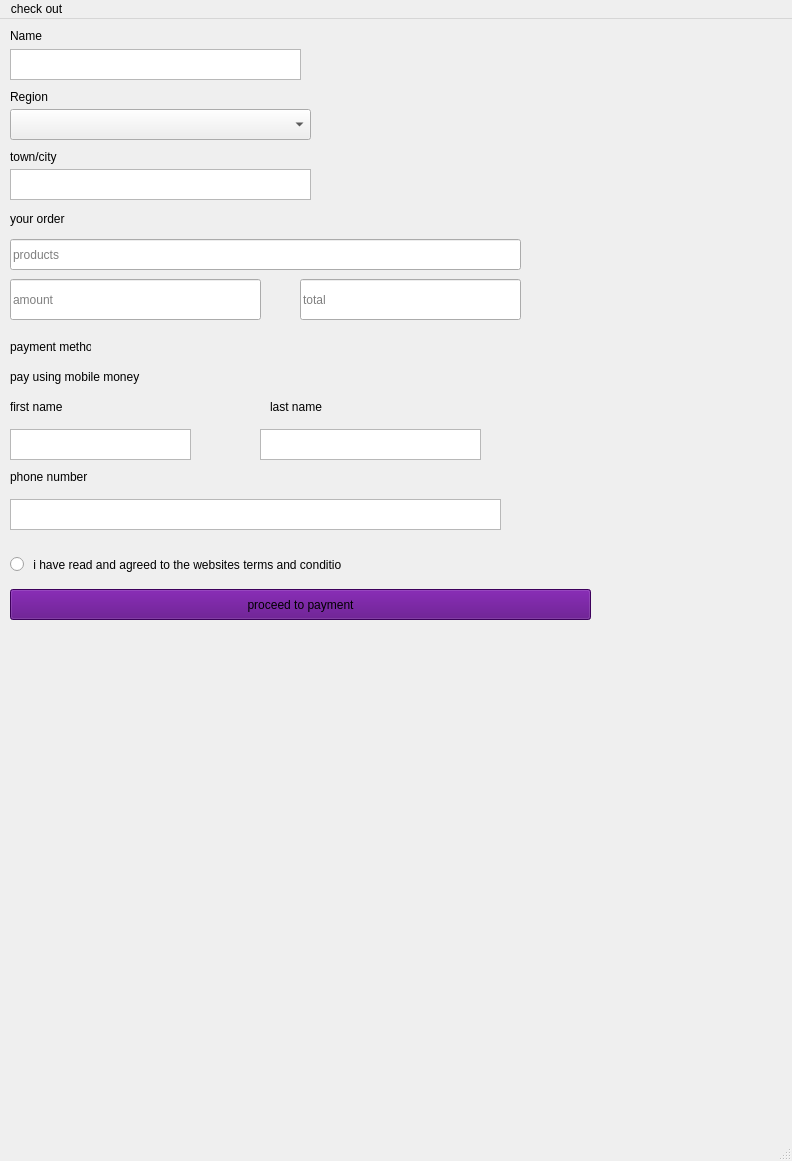
<?xml version="1.0" encoding="UTF-8"?>
<ui version="4.0">
 <class>MainWindow</class>
 <widget class="QMainWindow" name="MainWindow">
  <property name="geometry">
   <rect>
    <x>0</x>
    <y>0</y>
    <width>792</width>
    <height>1161</height>
   </rect>
  </property>
  <property name="windowTitle">
   <string>MainWindow</string>
  </property>
  <widget class="QWidget" name="centralwidget">
   <widget class="QLabel" name="label">
    <property name="geometry">
     <rect>
      <x>50</x>
      <y>190</y>
      <width>47</width>
      <height>13</height>
     </rect>
    </property>
    <property name="text">
     <string/>
    </property>
   </widget>
   <widget class="QLabel" name="label_2">
    <property name="geometry">
     <rect>
      <x>10</x>
      <y>380</y>
      <width>61</width>
      <height>16</height>
     </rect>
    </property>
    <property name="text">
     <string>first name</string>
    </property>
   </widget>
   <widget class="QLabel" name="label_3">
    <property name="geometry">
     <rect>
      <x>270</x>
      <y>380</y>
      <width>71</width>
      <height>16</height>
     </rect>
    </property>
    <property name="text">
     <string>last name</string>
    </property>
   </widget>
   <widget class="QLabel" name="label_5">
    <property name="geometry">
     <rect>
      <x>10</x>
      <y>70</y>
      <width>91</width>
      <height>16</height>
     </rect>
    </property>
    <property name="text">
     <string>Region</string>
    </property>
   </widget>
   <widget class="QLabel" name="label_7">
    <property name="geometry">
     <rect>
      <x>10</x>
      <y>130</y>
      <width>131</width>
      <height>16</height>
     </rect>
    </property>
    <property name="text">
     <string>town/city</string>
    </property>
   </widget>
   <widget class="QTextEdit" name="textEdit_7">
    <property name="geometry">
     <rect>
      <x>10</x>
      <y>150</y>
      <width>301</width>
      <height>31</height>
     </rect>
    </property>
   </widget>
   <widget class="QLabel" name="label_13">
    <property name="geometry">
     <rect>
      <x>10</x>
      <y>190</y>
      <width>91</width>
      <height>20</height>
     </rect>
    </property>
    <property name="text">
     <string>your order</string>
    </property>
   </widget>
   <widget class="QLabel" name="label_14">
    <property name="geometry">
     <rect>
      <x>10</x>
      <y>320</y>
      <width>81</width>
      <height>16</height>
     </rect>
    </property>
    <property name="text">
     <string>payment method</string>
    </property>
   </widget>
   <widget class="QLabel" name="label_18">
    <property name="geometry">
     <rect>
      <x>10</x>
      <y>450</y>
      <width>151</width>
      <height>16</height>
     </rect>
    </property>
    <property name="text">
     <string>phone number</string>
    </property>
   </widget>
   <widget class="QLabel" name="label_19">
    <property name="geometry">
     <rect>
      <x>10</x>
      <y>350</y>
      <width>211</width>
      <height>16</height>
     </rect>
    </property>
    <property name="text">
     <string>pay using mobile money</string>
    </property>
   </widget>
   <widget class="QRadioButton" name="radioButton">
    <property name="geometry">
     <rect>
      <x>10</x>
      <y>530</y>
      <width>331</width>
      <height>31</height>
     </rect>
    </property>
    <property name="text">
     <string> i have read and agreed to the websites terms and conditions</string>
    </property>
   </widget>
   <widget class="QComboBox" name="comboBox">
    <property name="geometry">
     <rect>
      <x>10</x>
      <y>90</y>
      <width>301</width>
      <height>31</height>
     </rect>
    </property>
    <item>
     <property name="text">
      <string/>
     </property>
    </item>
    <item>
     <property name="text">
      <string>bamenda</string>
     </property>
    </item>
    <item>
     <property name="text">
      <string>southwest</string>
     </property>
    </item>
    <item>
     <property name="text">
      <string>centre</string>
     </property>
    </item>
    <item>
     <property name="text">
      <string>adamawa</string>
     </property>
    </item>
    <item>
     <property name="text">
      <string>goundere</string>
     </property>
    </item>
    <item>
     <property name="text">
      <string>yaounde</string>
     </property>
    </item>
    <item>
     <property name="text">
      <string>douala</string>
     </property>
    </item>
   </widget>
   <widget class="QTextEdit" name="textEdit">
    <property name="geometry">
     <rect>
      <x>10</x>
      <y>480</y>
      <width>491</width>
      <height>31</height>
     </rect>
    </property>
   </widget>
   <widget class="QTextEdit" name="textEdit_2">
    <property name="geometry">
     <rect>
      <x>10</x>
      <y>30</y>
      <width>291</width>
      <height>31</height>
     </rect>
    </property>
   </widget>
   <widget class="QTextEdit" name="textEdit_3">
    <property name="geometry">
     <rect>
      <x>10</x>
      <y>410</y>
      <width>181</width>
      <height>31</height>
     </rect>
    </property>
   </widget>
   <widget class="QTextEdit" name="textEdit_4">
    <property name="geometry">
     <rect>
      <x>260</x>
      <y>410</y>
      <width>221</width>
      <height>31</height>
     </rect>
    </property>
   </widget>
   <widget class="QPushButton" name="pushButton">
    <property name="geometry">
     <rect>
      <x>10</x>
      <y>570</y>
      <width>581</width>
      <height>31</height>
     </rect>
    </property>
    <property name="styleSheet">
     <string notr="true">background-color: rgb(85, 0, 127);</string>
    </property>
    <property name="text">
     <string>proceed to payment</string>
    </property>
   </widget>
   <widget class="QLineEdit" name="lineEdit">
    <property name="geometry">
     <rect>
      <x>10</x>
      <y>220</y>
      <width>511</width>
      <height>31</height>
     </rect>
    </property>
    <property name="placeholderText">
     <string>products</string>
    </property>
   </widget>
   <widget class="QLineEdit" name="lineEdit_2">
    <property name="geometry">
     <rect>
      <x>10</x>
      <y>260</y>
      <width>251</width>
      <height>41</height>
     </rect>
    </property>
    <property name="placeholderText">
     <string>amount</string>
    </property>
   </widget>
   <widget class="QLineEdit" name="lineEdit_3">
    <property name="geometry">
     <rect>
      <x>300</x>
      <y>260</y>
      <width>221</width>
      <height>41</height>
     </rect>
    </property>
    <property name="placeholderText">
     <string>total</string>
    </property>
   </widget>
   <widget class="QLabel" name="label_4">
    <property name="geometry">
     <rect>
      <x>10</x>
      <y>10</y>
      <width>47</width>
      <height>13</height>
     </rect>
    </property>
    <property name="text">
     <string>Name</string>
    </property>
   </widget>
  </widget>
  <widget class="QMenuBar" name="menubar">
   <property name="geometry">
    <rect>
     <x>0</x>
     <y>0</y>
     <width>792</width>
     <height>21</height>
    </rect>
   </property>
   <widget class="QMenu" name="menucheck_out">
    <property name="title">
     <string>check out</string>
    </property>
   </widget>
   <addaction name="menucheck_out"/>
  </widget>
  <widget class="QStatusBar" name="statusbar"/>
 </widget>
 <resources>
  <include location="../../Documents/checkout page ui/Pictures/fot.qrc"/>
 </resources>
 <connections/>
</ui>
